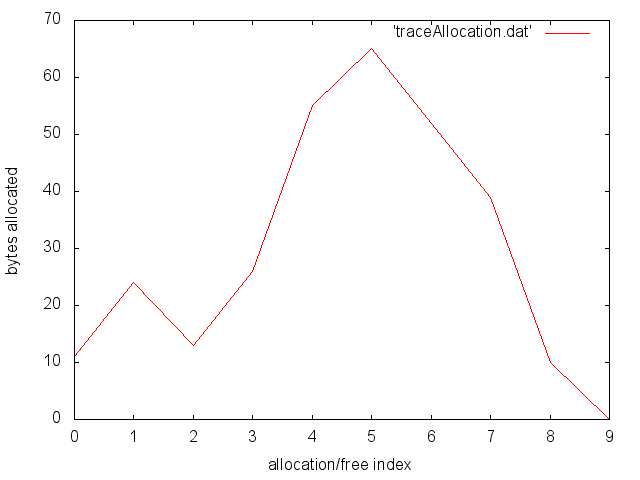

The gnuplot source for this figure:
set style data line
set xlabel 'allocation/free index'
set ylabel 'bytes allocated'
set term png
set output 'traceAllocation.png'
plot 'traceAllocation.dat'
